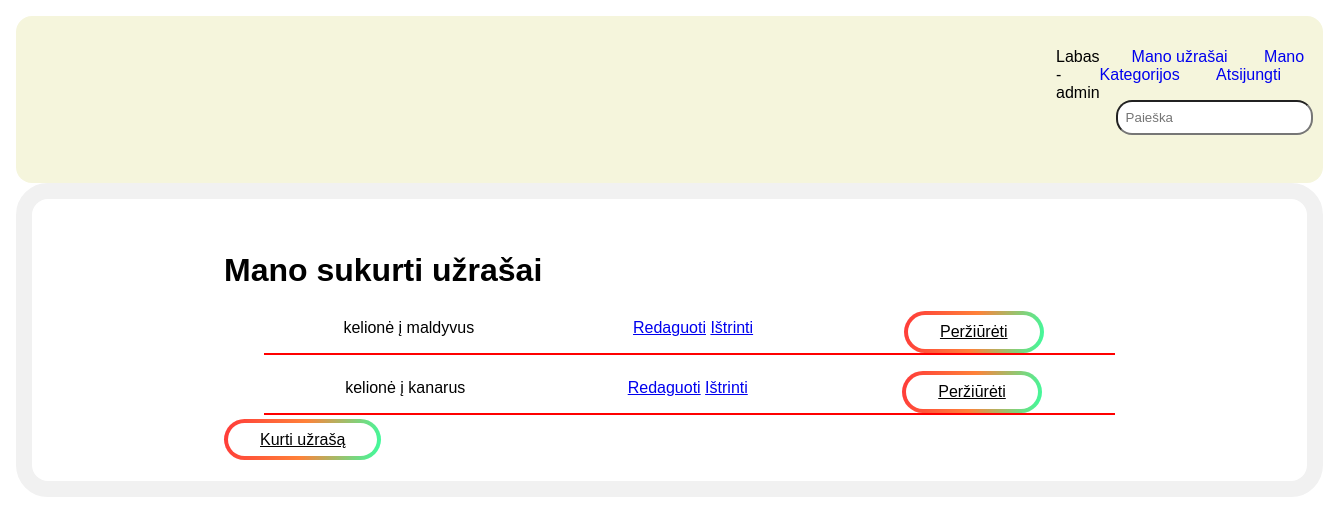
Screenshot of /note/mynotes/ (signed in) with the database file from the repository.
### note/models.py (models this page shows, shortened)
class Inscription(models.Model):
    title = models.CharField('Pavadinimas', max_length=200)
    text = models.TextField('Aprašymas', max_length=1000, help_text='Užrašo aprašymas')
    category = models.ForeignKey('Category', on_delete=models.SET_NULL, null=True)
    reader = models.ForeignKey(User, on_delete=models.SET_NULL, null=True, blank=True)
    image = models.ImageField('Nuotrauka', upload_to='covers', null=True)
    class Meta:
        verbose_name = 'Užrašas'
        verbose_name_plural = 'Užrašai'

### note/views.py (the view)
# urls.py: path('mynotes/', views.MyNotesByUserListView.as_view(), name='mynotes'),
class MyNotesByUserListView(LoginRequiredMixin,generic.ListView):
    model = Inscription
    template_name ='note/user_notes.html'
    def get_queryset(self):
        return Inscription.objects.filter(reader=self.request.user)

### note/templates/note/user_notes.html
{% extends "base.html" %}
{% block content %}
<div class="form">
  <h1>Mano sukurti užrašai</h1>
  {% if inscription_list %}
  <ul>
    {% for notes in inscription_list %}
    <li class="nft">
      <a class="space">{{notes.title}}</a>
      {% if notes.reader == user %}
      <div class="space">
          <a lass="btn btn-secondary btn-sm mt-1 mb-1" href="{% url 'note:my-note-update' notes.id %}">Redaguoti</a>
          <a class="btn btn-danger btn-sm mt-1 mb-1" href="{% url 'note:my-note-delete' notes.id %}">Ištrinti</a>
      </div>
      {% endif %}
      <a class="button" href="{% url 'note:mynote' notes.pk %}" role="button">Peržiūrėti</a>
    </li>
    {% endfor %}
  </ul>
  {% else %}
    <p>Šiuo metu nesate sukūrę užrašų.</p>
  {% endif %}
  <a class="nav-item"><a class="button" href="{% url 'note:my-new' %}">Kurti užrašą</a>
</div>
{% endblock %}

### notebook/templates/base.html (shortened to what this page needs)
<!DOCTYPE html>
<html lang="en">
<head>
    {% load static %}
    <link rel="stylesheet" href="{% static 'note/style.css' %}">
</head>
<body>
    {% block sidebar %}
            <div class="header">
            {% if user.is_authenticated %}
                <h>Labas - {{ user.get_username }}</h>
            <nav>
                <a href="{% url 'note:mynotes' %}">Mano užrašai</a>
                <a href="{% url 'note:mycategorys' %}">Mano Kategorijos</a>
                <a href="{% url 'logout' %}">Atsijungti</a>
                <form action="{% url 'note:search' %}" method="get" class="form-inline my-2 my-md-0">
                    <input name="query" class="form-control" type="text" placeholder="Paieška">
                </form>
            </nav>
            {% else %}
            <nav>
                <a href="{% url 'note:index' %}">Sveiki</a>
                <a href="{% url 'login'%}?next={% url 'note:index' %}">Prisijungti</a>
                <a href="{% url 'note:register' %}">Registruotis</a>
            </nav>
            {% endif %}
            </div>
    {% endblock %}
    <div>{% block content %}{% endblock %}</div>
</body>
</html>

### note/static/note/style.css (style rules this page uses)
body { margin: 1rem; font-family: 'Ubuntu', sans-serif; }
.header { display: flex; justify-content: space-between; background-color: beige; padding: 2rem 2rem 2rem 65rem; border-radius: 1rem; }
.header nav a { text-decoration: none; margin-left: 2rem; padding: 0; }
.button { border-radius: 100rem; font-size: 1rem; padding:0.5rem 2rem; color: black; border: solid 4px transparent; background-image: linear-gradient(rgba(255,57,57, 0), rgba(255,129,57, 0), rgb(57,255,160, 0)), linear-gradient(101deg, #FF3939, #FF8139, #39FFA0); background-origin: border-box; background-clip: content-box, border-box; box-shadow: 2px 1000px 1px #fff inset; }
form { border: 1rem solid #f1f1f1; padding: 2rem 12rem; border-radius: 2rem; }
form[action='/note/search/'] { border: 0rem; margin: 0.5rem; padding: 0.5rem; border-radius: 1rem; }
.form-control { border-radius: 1rem; padding: 0.5rem; }
.form { border: 1rem solid #f1f1f1; padding: 2rem 12rem; border-radius: 2rem; }
.space { padding: 0.5rem; }
.nft { display: flex; justify-content:space-around; border-bottom: 2px solid red; margin-bottom: 1rem; }

### rows the page displays
Inscription: title "kelionė į maldyvus", shows "Redaguoti"
Inscription: title "kelionė į kanarus", shows "Redaguoti"

### other values shown
{{ user.get_username }} "admin"
